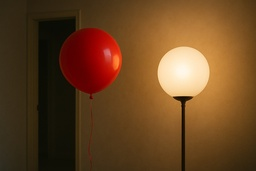
#> input picture Exercise3/data/balloon_dataset/test/7.jpg, 256 x 171 px, shrunk from 1536 x 1024 before the run
$ python -i selective_search.py   (imports and definitions only)
#> lines starting #> are read from the running program, lines starting #| are printed output that depends on the picture; after the words box and inside, x2 and y2 are one past the last pixel; in counts of white or black regions, pixels touching at a corner belong together
'''
@author: Prathmesh R Madhu.
For educational purposes only
'''
# -*- coding: utf-8 -*-
from __future__ import division

import skimage.io
import skimage.feature
import skimage.color
import skimage.transform
import skimage.util
import skimage.segmentation
import numpy as np

from skimage.segmentation import felzenszwalb
from skimage.color import rgb2hsv
from skimage.feature import local_binary_pattern
from itertools import combinations
from typing import Dict, List, Tuple


def generate_segments(im_orig, scale, sigma, min_size):
    """
    Task 1: Segment smallest regions by the algorithm of Felzenswalb.
    1.1. Generate the initial image mask using felzenszwalb algorithm
    1.2. Merge the image mask to the image as a 4th channel
    """
    ### YOUR CODE HERE ###
    # 1.1: run Felzenszwalb over-segmentation
    segments = felzenszwalb(im_orig,
                            scale=scale,
                            sigma=sigma,
                            min_size=min_size)

    # 1.2: append the segment IDs as a 4th channel
    #     (convert to float, normalize if you like)
    seg_channel = segments.astype(np.float32)[..., np.newaxis]
    out_image = np.concatenate([im_orig, seg_channel], axis=2)

    return out_image


def sim_colour(r1, r2):
    """
    2.1. calculate the sum of histogram intersection of colour
    """
    ### YOUR CODE HERE ###
    h1 = r1['colour_hist']
    h2 = r2['colour_hist']
    # intersection: sum of minimum bin values
    return float(np.minimum(h1, h2).sum())


def sim_texture(r1, r2):
    """
    2.2. calculate the sum of histogram intersection of texture
    """
    ### YOUR CODE HERE ###
    t1 = r1['texture_hist']
    t2 = r2['texture_hist']
    return float(np.minimum(t1, t2).sum())


def sim_size(r1, r2, imsize):
    """
    2.3. calculate the size similarity over the image
    """
    ### YOUR CODE HERE ###
    s1 = r1['size']
    s2 = r2['size']
    return 1.0 - float(s1 + s2) / imsize


def sim_fill(r1, r2, imsize):
    """
    2.4. calculate the fill similarity over the image
    """
    ### YOUR CODE HERE ###
    # union bounding box
    x1a, y1a, x2a, y2a = r1['bbox']
    x1b, y1b, x2b, y2b = r2['bbox']
    ux1, uy1 = min(x1a, x1b), min(y1a, y1b)
    ux2, uy2 = max(x2a, x2b), max(y2a, y2b)
    union_area = float((ux2 - ux1) * (uy2 - uy1))

    # subtract the two region areas (they may overlap, but fill penalizes extra bg)
    extra = union_area - (r1['size'] + r2['size'])
    return 1.0 - (extra / imsize)


def calc_sim(r1, r2, imsize):
    return (sim_colour(r1, r2) + sim_texture(r1, r2)
            + sim_size(r1, r2, imsize) + sim_fill(r1, r2, imsize))


def calc_colour_hist(img):
    """
    Task 2.5.1
    calculate colour histogram for each region
    the size of output histogram will be BINS * COLOUR_CHANNELS(3)
    number of bins is 25 as same as [uijlings_ijcv2013_draft.pdf]
    extract HSV
    """
    BINS = 25
    ### YOUR CODE HERE ###
    hsv = rgb2hsv(img)
    # 25 bins per channel → 75-dim vector
    histograms = [
        np.histogram(hsv[..., ch].ravel(), bins=BINS, range=(0, 1))[0].astype(float)
        for ch in range(3)
    ]
    hist = np.concatenate(histograms)

    return hist / (hist.sum() + 1e-6)


def calc_texture_gradient(img):
    """
    Task 2.5.2
    calculate texture gradient for entire image
    The original SelectiveSearch algorithm proposed Gaussian derivative
    for 8 orientations, but we will use LBP instead.
    output will be [height(*)][width(*)]
    Useful function: Refer to skimage.feature.local_binary_pattern documentation
    """
    # ret = np.zeros((img.shape[0], img.shape[1], img.shape[2]))
    ### YOUR CODE HERE ###
    radius = 1
    n_points = 8 * radius
    # stack LBP from each channel along the last axis
    lbp_channels = []
    for ch in range(img.shape[-1]):
        channel = img[..., ch]
        # if float, scale to [0,255] and convert
        if np.issubdtype(channel.dtype, np.floating):
            channel = (channel * 255).astype(np.uint8)
        lbp = local_binary_pattern(
            channel,
            P=n_points,
            R=radius,
            method='uniform'
        )
        lbp_channels.append(lbp)
    return np.stack(lbp_channels, axis=-1)


def calc_texture_hist(img):
    """
    Task 2.5.3
    calculate texture histogram for each region
    calculate the histogram of gradient for each colours
    the size of output histogram will be
        BINS * ORIENTATIONS * COLOUR_CHANNELS(3)
    Do not forget to L1 Normalize the histogram
    """
    BINS = 10
    # hist = np.array([])
    ### YOUR CODE HERE ###
    C = img.shape[-1]
    histograms = []
    for ch in range(C):
        data = img[..., ch].ravel()
        if data.size == 0:
            # empty region → zero histogram
            h = np.zeros(BINS)
        else:
            # avoid zero-length range if max==0
            max_val = data.max()
            range_max = max(max_val, 1)
            h, _ = np.histogram(data, bins=BINS, range=(0, range_max))
        histograms.append(h.astype(float))
    hist = np.concatenate(histograms)
    return hist / (hist.sum() + 1e-6)


def extract_regions(img):
    '''
    Task 2.5: Generate regions denoted as datastructure R
    - Convert image to hsv color map
    - Count pixel positions
    - Calculate the texture gradient
    - calculate color and texture histograms
    - Store all the necessary values in R.
    '''
    R = {}
    ### YOUR CODE HERE ###
    H, W = img.shape[:2]
    segmap = img[..., 3].astype(int)
    hsv_img = rgb2hsv(img[..., :3])
    tex_grad = calc_texture_gradient(img[..., :3])

    for label in np.unique(segmap):
        mask = (segmap == label)
        ys, xs = np.nonzero(mask)
        size = int(mask.sum())
        bbox = (int(xs.min()), int(ys.min()), int(xs.max()), int(ys.max()))

        # gather pixel-level data
        region_hsv = hsv_img[mask]
        region_tex = tex_grad[mask]

        R[label] = {
            'labels': (ys * W + xs).tolist(),
            'size': size,
            'bbox': bbox,
            'colour_hist': calc_colour_hist(region_hsv),
            'texture_hist': calc_texture_hist(region_tex),
        }

    return R


# def intersect(a, b):
#     if (a["min_x"] < b["min_x"] < a["max_x"]
#         and a["min_y"] < b["min_y"] < a["max_y"]) or (
#             a["min_x"] < b["max_x"] < a["max_x"]
#             and a["min_y"] < b["max_y"] < a["max_y"]) or (
#             a["min_x"] < b["min_x"] < a["max_x"]
#             and a["min_y"] < b["max_y"] < a["max_y"]) or (
#             a["min_x"] < b["max_x"] < a["max_x"]
#             and a["min_y"] < b["min_y"] < a["max_y"]):
#         return True
#     return False

def intersect(a: dict, b: dict) -> bool:
    """
    Return True if the bounding-boxes of regions a and b overlap.
    Uses axis-aligned bounding boxes stored in a['bbox'] and b['bbox'].
    """
    ax1, ay1, ax2, ay2 = a['bbox']
    bx1, by1, bx2, by2 = b['bbox']
    # check for separation on x or y axis
    if ax2 < bx1 or bx2 < ax1 or ay2 < by1 or by2 < ay1:
        return False
    return True


def extract_neighbours(regions):
    # Hint 1: List of neighbouring regions
    # Hint 2: The function intersect has been written for you and is required to check neighbours
    neighbours = []
    ### YOUR CODE HERE ###

    return [
        (i, j)
        for i, j in combinations(regions.keys(), 2)
        if intersect(regions[i], regions[j])
    ]


def merge_regions(r1, r2):
    new_size = r1["size"] + r2["size"]
    rt = {}
    ### YOUR CODE HERE
    size1, size2 = r1['size'], r2['size']
    total = size1 + size2

    # weighted average of histograms
    colour = (r1['colour_hist'] * size1 + r2['colour_hist'] * size2) / total
    texture = (r1['texture_hist'] * size1 + r2['texture_hist'] * size2) / total

    # merged bounding box
    x1 = min(r1['bbox'][0], r2['bbox'][0])
    y1 = min(r1['bbox'][1], r2['bbox'][1])
    x2 = max(r1['bbox'][2], r2['bbox'][2])
    y2 = max(r1['bbox'][3], r2['bbox'][3])

    return {
        'labels': r1['labels'] + r2['labels'],
        'size': total,
        'bbox': (x1, y1, x2, y2),
        'colour_hist': colour,
        'texture_hist': texture
    }


def selective_search(image_orig, scale=1.0, sigma=0.8, min_size=50):
    '''
    Selective Search for Object Recognition" by J.R.R. Uijlings et al.
    :arg:
        image_orig: np.ndarray, Input image
        scale: int, determines the cluster size in felzenszwalb segmentation
        sigma: float, width of Gaussian kernel for felzenszwalb segmentation
        min_size: int, minimum component size for felzenszwalb segmentation

    :return:
        image: np.ndarray,
            image with region label
            region label is stored in the 4th value of each pixel [r,g,b,(region)]
        regions: array of dict
            [
                {
                    'rect': (left, top, width, height),
                    'labels': [...],
                    'size': component_size
                },
                ...
            ]
    '''

    # Checking the 3 channel of input image
    assert image_orig.shape[2] == 3, "Please use image with three channels."
    imsize = image_orig.shape[0] * image_orig.shape[1]

    # Task 1: Load image and get smallest regions. Refer to `generate_segments` function.
    image = generate_segments(image_orig, scale, sigma, min_size)

    if image is None:
        return None, {}

    # Task 2: Extracting regions from image
    # Task 2.1-2.4: Refer to functions "sim_colour", "sim_texture", "sim_size", "sim_fill"
    # Task 2.5: Refer to function "extract_regions". You would also need to fill "calc_colour_hist",
    # "calc_texture_hist" and "calc_texture_gradient" in order to finish task 2.5.
    R = extract_regions(image)

    max_regions = 2000

    # Task 3: Extracting neighbouring information
    # Refer to function "extract_neighbours"
    # neighbours = extract_neighbours(R)
    #
    # # Calculating initial similarities
    # S = {}
    # # for (ai, ar), (bi, br) in neighbours:
    # #     S[(ai, bi)] = calc_sim(ar, br, imsize)
    # for i, j in neighbours:
    #     ri, rj = R[i], R[j]  # look up the region dicts
    #     S[(i, j)] = calc_sim(ri, rj, imsize)
    #
    # # Hierarchical search for merging similar regions
    # while S != {}:
    #
    #     # Get highest similarity
    #     i, j = sorted(S.items(), key=lambda i: i[1])[-1][0]
    #
    #     # Task 4: Merge corresponding regions. Refer to function "merge_regions"
    #     t = max(R.keys()) + 1.0
    #     R[t] = merge_regions(R[i], R[j])
    #
    #     # Task 5: Mark similarities for regions to be removed
    #     ### YOUR CODE HERE ###
    #     to_remove = [pair for pair in S if i in pair or j in pair]
    #
    #     # Task 6: Remove old similarities of related regions
    #     ### YOUR CODE HERE ###
    #     for pair in to_remove:
    #         del S[pair]
    #
    #     # Remove the old regions themselves so they’re not reused
    #     del R[i], R[j]
    #
    #     # Task 7: Calculate similarities with the new region
    #     ### YOUR CODE HERE ###
    #     for k in R:
    #         if k == t:
    #             continue
    #         if intersect(R[t], R[k]):
    #             S[(t, k)] = calc_sim(R[t], R[k], imsize)
    #
    # # Task 8: Generating the final regions from R
    # regions = []
    # ### YOUR CODE HERE ###
    # for reg in R.values():
    #     x1, y1, x2, y2 = reg['bbox']
    #     w, h = x2 - x1, y2 - y1
    #
    #     regions.append({
    #         'rect': (x1, y1, w, h),
    #         'labels': reg['labels'],
    #         'size': reg['size']
    #     })
    #
    # return image, regions

    # 3) Record all initial superpixel boxes
    proposals = []
    for reg in R.values():
        x1, y1, x2, y2 = reg['bbox']
        proposals.append({
            'rect': (x1, y1, x2 - x1, y2 - y1),
            'labels': reg['labels'],
            'size': reg['size']
        })

    # 4) Build initial neighbour list & similarity map
    neighbours = extract_neighbours(R)  # returns list of (i, j)
    S = {}
    for i, j in neighbours:
        S[(i, j)] = calc_sim(R[i], R[j], imsize)

    # 5) Hierarchical merging
    while S and len(R) < max_regions:
        # pick highest-similarity pair
        (i, j), _ = max(S.items(), key=lambda kv: kv[1])

        # merge regions i and j into new region t
        t = max(R.keys()) + 1.0
        R[t] = merge_regions(R[i], R[j])

        # remove old similarities involving i or j
        to_remove = [pair for pair in S if i in pair or j in pair]
        for pair in to_remove:
            del S[pair]

        # drop the merged regions
        del R[i], R[j]

        # compute similarities between t and all other regions
        for k in R:
            if k == t:
                continue
            if intersect(R[t], R[k]):
                S[(t, k)] = calc_sim(R[t], R[k], imsize)

        # record this new merged region as a proposal
        xr1, yr1, xr2, yr2 = R[t]['bbox']
        proposals.append({
            'rect': (xr1, yr1, xr2 - xr1, yr2 - yr1),
            'labels': R[t]['labels'],
            'size': R[t]['size']
        })

    # 6) Return the 4-channel image and full list of proposals
    return image, proposals

>>> import cv2
>>> picture = cv2.cvtColor(cv2.imread('../data/balloon_dataset/test/7.jpg'), cv2.COLOR_BGR2RGB)
>>> result = selective_search(picture)
#> in generate_segments, `segments = felzenszwalb(im_orig, scale=scale, sigma=sigma, min_size=mi..`:
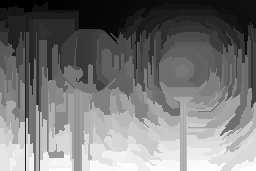
#> segments: shape (171, 256) int64; min 0, max 266, mean 124.2; drawn with min black and max white
#> in generate_segments, `out_image = np.concatenate([im_orig, seg_channel], axis=2)`:
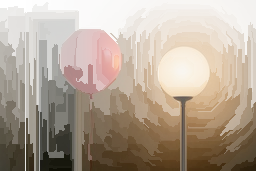
#> out_image: shape (171, 256, 4) float32; mean R, G, B, A 103.6, 67.7, 33.5, 124.2; transparent parts drawn white
#> in extract_regions, `hsv_img = rgb2hsv(img[..., :3])`: hsv_img: shape (171, 256, 3) float32; mean of channels 0, 1, 2 0.1, 0.7, 103.6
#> the loop in calc_texture_gradient, `for ch in range(img.shape[-1]):` made 3 passes
#> pass 1, in calc_texture_gradient, `lbp = local_binary_pattern( channel, P=n_points, R=radius, method='uni..`:
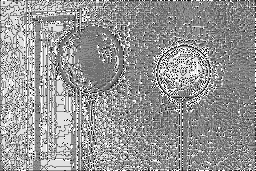
#> lbp: shape (171, 256) float64; min 0, max 9, mean 5.28; drawn with min black and max white
#> after the loop in calc_texture_gradient, `for ch in range(img.shape[-1]):`:
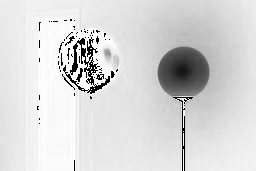
#> channel: shape (171, 256); min 0, max 255, mean 215.5
#> after the loop in calc_texture_gradient, `for ch in range(img.shape[-1]):`: lbp_channels = 3 items
#> in calc_texture_gradient, `return np.stack(lbp_channels, axis=-1)`:
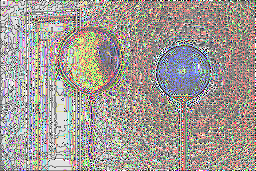
#> returned value: shape (171, 256, 3) float64; mean of channels 0, 1, 2 5.28, 5.49, 5.74; drawn with min black and max white
#> the loop in extract_regions, `for label in np.unique(segmap):` made 267 passes
#> (size, bbox) on passes 1 to 3: (82, (0, 0, 13, 6)), (123, (0, 0, 25, 12)), (73, (26, 0, 31, 12))
#> pass 1, in extract_regions, `mask = (segmap == label)`:
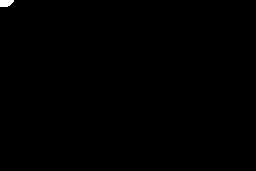
#> mask: shape (171, 256) bool; 0.19% white; 1 white region, box (x1, y1, x2, y2) and area: (0, 0, 14, 7) 82
#> after the loop in extract_regions, `for label in np.unique(segmap):`:
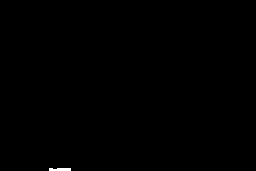
#> mask: shape (171, 256) bool; 0.14% white; 1 white region, box (x1, y1, x2, y2) and area: (49, 168, 71, 171) 62
#> after the loop in extract_regions, `for label in np.unique(segmap):`: R = 267 items
#> the loop in selective_search, `for reg in R.values():` made 267 passes
#> (x1, y1, x2, y2) on passes 1 to 3: (0, 0, 13, 6), (0, 0, 25, 12), (26, 0, 31, 12)
#> in selective_search, `neighbours = extract_neighbours(R)`: neighbours = 1152 pairs, first value 0 to 261, second value 1 to 266
#> the loop in selective_search, `for i, j in neighbours:` made 1152 passes
#> (i, j) on passes 7 to 9: (3, 4), (3, 18), (4, 5)
